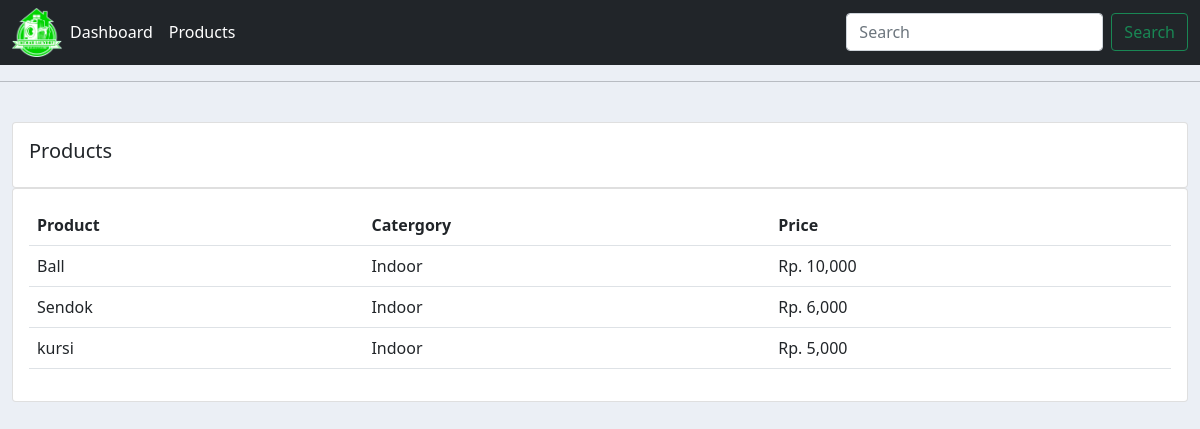
Screenshot of /products/ with the database file from the repository.
### data/models.py (models this page shows, shortened)
class Product(models.Model):
    CATEGORY = (
        ('Indoor', 'Indoor'),
        ('Out Door', 'Out Door'),
    )
    name = models.CharField(max_length=200, blank=True, null=True)
    price = models.IntegerField(blank=True, null=True)
    category = models.CharField(
        max_length=200, blank=True, null=True, choices=CATEGORY)
    description = models.CharField(max_length=200, blank=True, null=True)
    date_created = models.DateTimeField(auto_now_add=True, null=True)
    tag = models.ManyToManyField(Tag)

### data/views.py (the view)
# urls.py: path('products/', views.products, name='products'),
def products(request):
    list_product = Product.objects.all()
    context = {
        'judul': 'Halaman Products',
        'menu': 'products',
        'product': list_product,
    }
    return render(request, 'data/products.html', context)

### data/templates/data/products.html (shortened to what this page needs)
{% extends "data/main.html"%}
{% load humanize %}
{% block content %}
<div class="container-fluid">
    <div class="row">
        <div class="col-md">
            <div class="card card-body">
                <h5>Products</h5>
            </div>
            <div class="card card-body">
                <table class="table">
                    <tr>
                        <th>Product</th>
                        <th>Catergory</th>
                        <th>Price</th>
                    </tr>
                    {% for dataproduct in product %}
                    <tr>
                        <td>{{ dataproduct.name }}</td>
                        <td>{{ dataproduct.category }}</td>
                        <td>Rp. {{ dataproduct.price|intcomma }}</td>
                    </tr>
                    {% endfor %}
                </table>
            </div>
        </div>
    </div>
</div>
{% endblock content%}

### static/css/main.css (style rules this page uses)
body { background-color: #ebeff5 ; }

### rows the page displays
Product: name "Ball", category "Indoor", price "10,000"
Product: name "Sendok", category "Indoor", price "6,000"
Product: name "kursi", category "Indoor", price "5,000"
